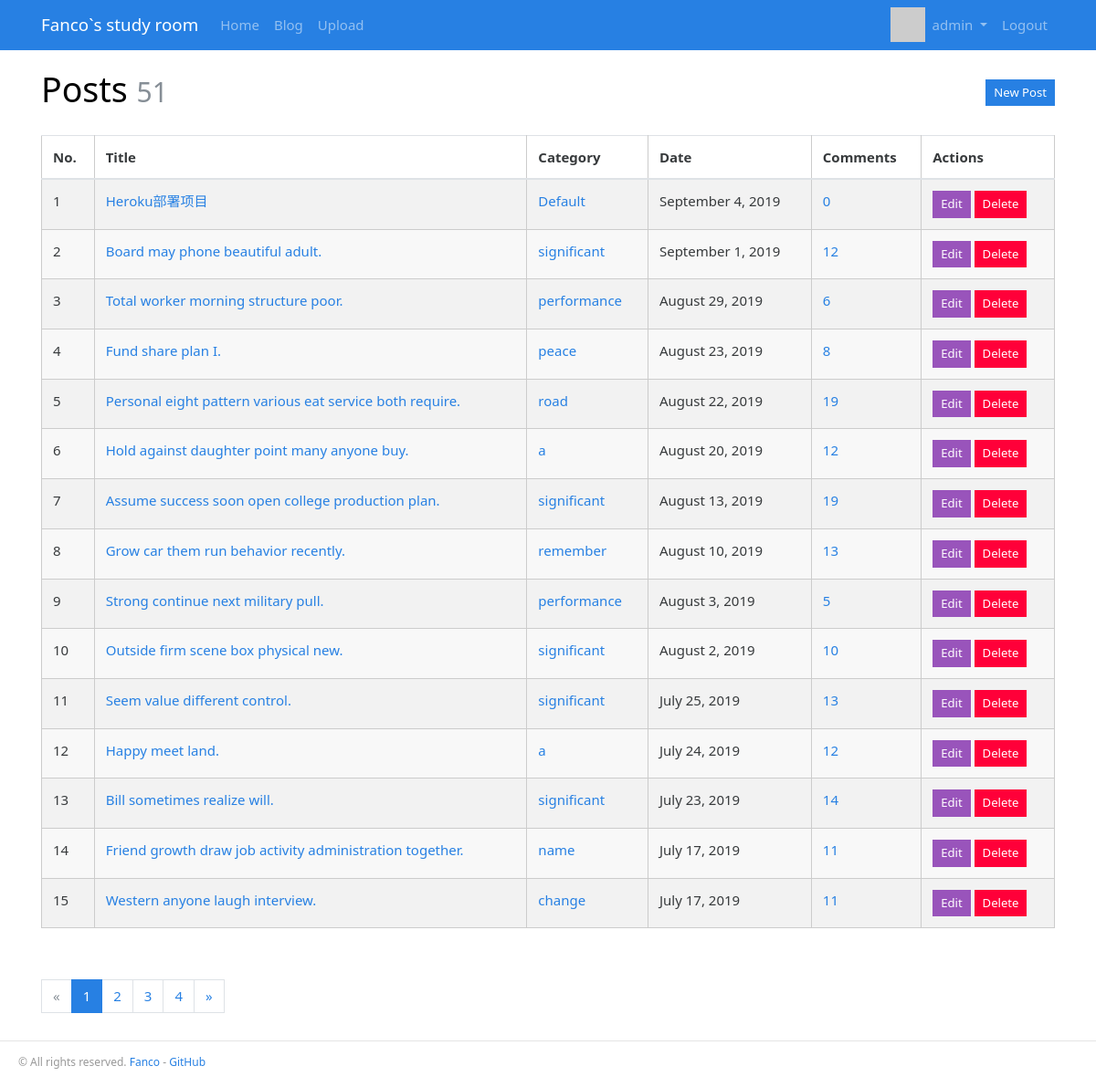
The page /admin/post/manage (signed in) on the database its author committed.
### Blog/models.py (models this page shows, shortened)
@whooshee.register_model('username')
class User(db.Model, UserMixin):
	__tablename__ = 'users'
	id = db.Column(db.Integer, primary_key=True)
	email = db.Column(db.String(64), unique=True, index=True)
	username = db.Column(db.String(20), unique=True, index=True)
	password_hash = db.Column(db.String(128))
	image = db.Column(db.String(128))
	create_at = db.Column(db.DateTime, default=datetime.utcnow)
	last_seen = db.Column(db.DateTime(), default=datetime.utcnow)
	role_id = db.Column(db.Integer, db.ForeignKey('roles.id'))
	comments = db.relationship('Comment', backref='author')
	@property
	def is_admin(self):
		return self.role.name == 'Administrator'
	@property
	def password(self):
		raise AttributeError('password is not a readable attribute')
	def can(self, permission_name):
		permission = Permission.query.filter_by(name=permission_name).first()
		return permission is not None and self.role is not None and permission in self.role.permissions

@whooshee.register_model('title','body')
class Post(db.Model):
	__tablename__ = 'posts'
	id = db.Column(db.Integer, primary_key=True)
	title = db.Column(db.String(60))
	body = db.Column(db.Text)
	body_html = db.Column(db.Text)
	timestamp = db.Column(db.DateTime, default=datetime.utcnow, index=True)
	can_comment = db.Column(db.Boolean, default=True)
	category_id = db.Column(db.Integer, db.ForeignKey('categorys.id'))
	comments = db.relationship('Comment', backref='post', cascade='all, delete-orphan')

class Category(db.Model):
	__tablename__ = 'categorys'
	id = db.Column(db.Integer, primary_key=True)
	name = db.Column(db.String(30), unique=True)
	posts = db.relationship('Post', backref='category')

### Blog/blueprints/admin.py (the view)
@admin_bp.route('/post/manage')
def manage_post():
	page = request.args.get('page', 1, type=int)
	pagination = Post.query.order_by(Post.timestamp.desc()).paginate(
		page, per_page=current_app.config['BLOG_MANAGE_POST_PER_PAGE'])
	posts = pagination.items
	return render_template('admin/manage_post.html', page=page, pagination=pagination, posts=posts)

### Blog/__init__.py (called while the page is built)
def register_template_context(app):
    @app.context_processor
    def make_template_context():
        admin = User.query.filter_by(username='admin').first()
        categories = Category.query.order_by(Category.name).all()
        return dict(admin=admin, categories=categories)

### Blog/blueprints/admin.py (called while the page is built)
@admin_bp.before_request
@login_required
@permission_required('ADMINISTER')
def login_protect():
	pass

### Blog/extensions.py (called while the page is built)
@login_manager.user_loader
def load_user(user_id):
    from Blog.models import User
    user = User.query.get(int(user_id))
    return user

### Blog/utils.py (called while the page is built)
def permission_required(permission_name):
    def decorator(func):
        @wraps(func)
        def decorated_function(*args, **kwargs):
            if not current_user.can(permission_name):
                abort(403)
            return func(*args, **kwargs)
        return decorated_function
    return decorator

### Blog/templates/admin/manage_post.html (shortened to what this page needs)
{% extends 'base.html' %}
{% from 'bootstrap/pagination.html' import render_pagination %}
{% block content %}
<div class="page-header">
    <h1>Posts
        <small class="text-muted">{{ pagination.total }}</small>
        <span class="float-right"><a class="btn btn-primary btn-sm"
                                     href="{{ url_for('.new_post') }}">New Post</a></span>
    </h1>
</div>
{% if posts %}
<table class="table table-striped">
    <thead>
    <tr>
        <th>No.</th>
        <th>Title</th>
        <th>Category</th>
        <th>Date</th>
        <th>Comments</th>
        <th>Actions</th>
    </tr>
    </thead>
    {% for post in posts %}
    <tr>
        <td>{{ loop.index + ((page - 1) * config.BLOG_MANAGE_POST_PER_PAGE) }}</td>
        <td><a href="{{ url_for('blog.show_post', post_id=post.id) }}">{{ post.title }}</a></td>
        <td><a href="{{ url_for('blog.categories', category_id=post.category.id) }}">{{ post.category.name }}</a>
        </td>
        <td>{{ moment(post.timestamp).format('LL') }}</td>
        <td><a href="{{ url_for('blog.show_post', post_id=post.id) }}#comments">{{ post.comments|length }}</a></td>
        <td>
            <a class="btn btn-info btn-sm" href="{{ url_for('.edit_post', post_id=post.id) }}">Edit</a>
            <form class="inline" method="post"
                  action="{{ url_for('.delete_post', post_id=post.id, next=request.full_path) }}">
                <button type="submit" class="btn btn-danger btn-sm" onclick="return confirm('Are you sure?');">Delete
                </button>
            </form>
        </td>
    </tr>
    {% endfor %}
</table>
<div class="page-footer">{{ render_pagination(pagination) }}</div>
{% else %}
<div class="tip"><h5>No posts.</h5></div>
{% endif %}
{% endblock %}

### Blog/templates/base.html (shortened to what this page needs)
{% from 'bootstrap/nav.html' import render_nav_item %}
<!DOCTYPE html>
<html lang="en">
<head>
    {% block head %}
        {% block styles %}
            <link rel="stylesheet"
                  href="{{ url_for('static', filename='css/perfect_blue.min.css') }}" type="text/css">
            <link rel="stylesheet" href="{{ url_for('static', filename='css/bootstrap.min.css') }}" type="text/css">
            <link rel="stylesheet" href="{{ url_for('static', filename='css/style.css') }}" type="text/css">
            <link rel="stylesheet" href="{{ url_for('static', filename='css/github.css') }}" type="text/css">
            <link rel="stylesheet" href="{{ url_for('static', filename='open-iconic/font/css/open-iconic-bootstrap.css') }}">
        {% endblock styles %}
    {% endblock head %}
</head>
<body>
{% block nav %}
    <nav class="navbar navbar-expand-lg navbar-dark bg-primary">
        <div class="container">
            <a class="navbar-brand" href="{{ url_for('blog.index') }}">Fanco`s study room</a>
            <div class="collapse navbar-collapse" id="navbarColor01">
                <ul class="navbar-nav mr-auto">
                    {{ render_nav_item('blog.index', 'Home') }}
                    {{ render_nav_item('blog.blogs', 'Blog') }}
                    {{ render_nav_item('admin.upload', 'Upload') }}
                </ul>
                <ul class="nav navbar-nav navbar-right">
                    {% if current_user.is_authenticated %}
                        <img class="img-display" width="38" height="38" src="{{ current_user.image }}">
                        {% if current_user.is_admin %}
                            <li class="nav-item dropdown">
                                <a href="#" class="nav-link dropdown-toggle" data-toggle="dropdown" role="button"
                                   aria-haspopup="true"
                                   aria-expanded="false">
                                    {{ current_user.username }}
                                </a>
                            </li>
                        {% endif %}
                        {{ render_nav_item('auth.logout', 'Logout') }}
                    {% else %}
                        {{ render_nav_item('auth.login', 'Login') }}
                    {% endif %}
                </ul>
            </div>
        </div>
    </nav>
{% endblock nav %}
<main class="container main">
    {% block content %}{% endblock content %}
</main>
{% block footer %}
        <footer>
            <p class="float-left">
                <small> &copy; All rights reserved. <a href="http://fanco.ink" title="To my blog">Fanco</a> -
                    <a href="https://github.com/fancofang" title="Fork me on GitHub">GitHub</a>
                </small>
            </p>
        </footer>
{% endblock footer %}
</body>
</html>

### Blog/static/css/style.css (style rules this page uses)
nav { margin-bottom: 20px; }
.inline { display: inline; }
.page-header { padding-bottom: 20px; }
.main { min-height:calc(100vh - 155px); }
footer { margin-top: 30px; padding: 10px 0 40px 20px; color: #999; border-top: 1px solid #e5e5e5; }
.page-footer { padding-top: 40px; }

### Blog/static/css/github.css (style rules this page uses)
h1 { color: black; }
table { padding: 0; }
table tr { border-top: 1px solid #cccccc; background-color: white; margin: 0; padding: 0; }
table tr:nth-child(2n) { background-color: #f8f8f8; }
table tr th { font-weight: bold; border: 1px solid #cccccc; text-align: left; margin: 0; padding: 6px 13px; }
table tr td { border: 1px solid #cccccc; text-align: left; margin: 0; padding: 6px 13px; }
table tr th :first-child, table tr td :first-child { margin-top: 0; }
table tr th :last-child, table tr td :last-child { margin-bottom: 0; }
img { max-width: 100%; }
span.float-right { display: block; margin-left: 13px; overflow: hidden; float: right; }

### rows shown on the page
User: username "admin"
Post: title "Heroku部署项目", category.name "Default", timestamp "September 4, 2019", comments|length "0"
Post: title "Board may phone beautiful adult.", category.name "significant", timestamp "September 1, 2019", comments|length "12"
Post: title "Total worker morning structure poor.", category.name "performance", timestamp "August 29, 2019", comments|length "6"
Post: title "Fund share plan I.", category.name "peace", timestamp "August 23, 2019", comments|length "8"
Post: title "Personal eight pattern various eat service both require.", category.name "road", timestamp "August 22, 2019", comments|length "19"
Post: title "Hold against daughter point many anyone buy.", category.name "a", timestamp "August 20, 2019", comments|length "12"
Post: title "Assume success soon open college production plan.", category.name "significant", timestamp "August 13, 2019", comments|length "19"
Post: title "Grow car them run behavior recently.", category.name "remember", timestamp "August 10, 2019", comments|length "13"
Post: title "Strong continue next military pull.", category.name "performance", timestamp "August 3, 2019", comments|length "5"
Post: title "Outside firm scene box physical new.", category.name "significant", timestamp "August 2, 2019", comments|length "10"
Post: title "Seem value different control.", category.name "significant", timestamp "July 25, 2019", comments|length "13"
Post: title "Happy meet land.", category.name "a", timestamp "July 24, 2019", comments|length "12"
Post: title "Bill sometimes realize will.", category.name "significant", timestamp "July 23, 2019", comments|length "14"
Post: title "Friend growth draw job activity administration together.", category.name "name", timestamp "July 17, 2019", comments|length "11"
Post: title "Western anyone laugh interview.", category.name "change", timestamp "July 17, 2019", comments|length "11"

### other values the page prints
{{ render_nav_item('blog.index', 'Home') }} "Home"
{{ render_nav_item('blog.blogs', 'Blog') }} "Blog"
{{ render_nav_item('admin.upload', 'Upload') }} "Upload"
{{ render_nav_item('auth.logout', 'Logout') }} "Logout"
{{ pagination.total }} "51"
{{ render_pagination(pagination) }} "« 1 2 3 4 »"
